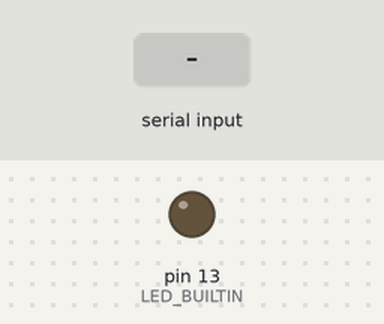
The sketch below on a simulated Arduino Uno, built with avr-gcc and run on an emulated ATmega328P. On the bench: output pins drawn as LEDs (lit = HIGH). Inputs (shaded band) come from the test bench. What the sketch prints to the serial monitor is not drawn.

Above: at 1.2 s.
1.3 s: "1" received over Serial
At 1.9 s:
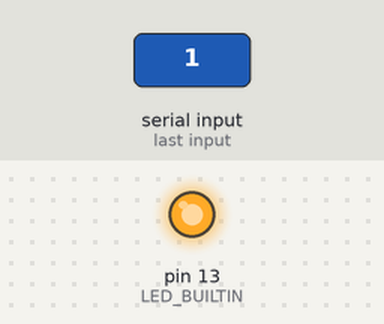
2.8 s: "0" received over Serial
At 4.2 s:
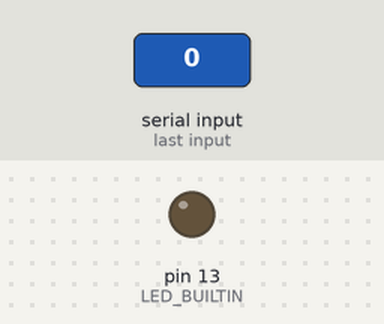
Timing chart, 0 to 5.8 s (numbered marks = the images above; inputs shaded):
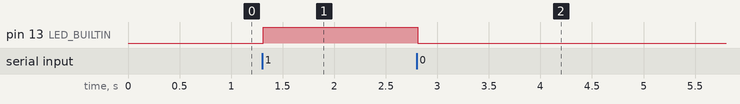

The sketch:

serial_arduino.ino
```cpp
char input;

void setup() {
  pinMode(LED_BUILTIN, OUTPUT);
  Serial.begin(9600);
}

void loop() {
  // sendData()
  Serial.println("Hello!");
  Serial.println("Bye~");
  delay(10);
}

void serialEvent(){
  // receiveData()
  while (Serial.available()){
    input = (char)Serial.read();

    if (input == '1'){
      digitalWrite(LED_BUILTIN, HIGH);
    }
    else{
      digitalWrite(LED_BUILTIN, LOW);
    }
  }
}
```

Measured:
- after the input at 1.3 s, pin 13 (LED_BUILTIN): LOW → HIGH at once
- after the input at 2.8 s, pin 13 (LED_BUILTIN): HIGH → LOW at once
